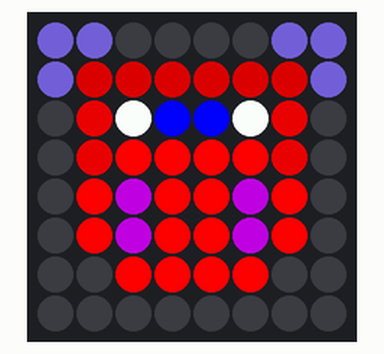
Simulated run of this program. Board: Raspberry Pi (BCM pin numbers) with a Sense HAT. Parts: the Sense HAT's 8×8 RGB LED matrix. What the program prints to the terminal is not drawn. At 0.0 s the program stops and its outputs stay as they are.

Above: at 0.1 s.

The program:

cow.py
```python
#!/usr/bin/env python
import json
from sense_emu import SenseHat
print("IN");
sense = SenseHat()

filename = "cow.json";

f=open(filename, 'r');
ledDisplayArray=json.load(f);
f.close();


for led in ledDisplayArray:
    # schemat led: y x R G B
    sense.set_pixel(led[0], led[1], led[2], led[3], led[4]);
    print("1");
```
